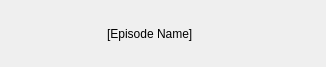
<?xml version="1.0" encoding="UTF-8"?>
<ui version="4.0">
 <class>EpisodeView</class>
 <widget class="QWidget" name="EpisodeView">
  <property name="geometry">
   <rect>
    <x>0</x>
    <y>0</y>
    <width>326</width>
    <height>63</height>
   </rect>
  </property>
  <property name="minimumSize">
   <size>
    <width>0</width>
    <height>0</height>
   </size>
  </property>
  <property name="maximumSize">
   <size>
    <width>16777215</width>
    <height>63</height>
   </size>
  </property>
  <property name="windowTitle">
   <string>Episode</string>
  </property>
  <layout class="QHBoxLayout" name="horizontalLayout">
   <item>
    <widget class="QLabel" name="episodeThumbnail">
     <property name="minimumSize">
      <size>
       <width>80</width>
       <height>45</height>
      </size>
     </property>
     <property name="maximumSize">
      <size>
       <width>80</width>
       <height>45</height>
      </size>
     </property>
     <property name="text">
      <string/>
     </property>
     <property name="scaledContents">
      <bool>false</bool>
     </property>
    </widget>
   </item>
   <item>
    <spacer name="horizontalSpacer">
     <property name="orientation">
      <enum>Qt::Horizontal</enum>
     </property>
     <property name="sizeType">
      <enum>QSizePolicy::Fixed</enum>
     </property>
     <property name="sizeHint" stdset="0">
      <size>
       <width>10</width>
       <height>20</height>
      </size>
     </property>
    </spacer>
   </item>
   <item>
    <widget class="QLabel" name="name">
     <property name="minimumSize">
      <size>
       <width>100</width>
       <height>45</height>
      </size>
     </property>
     <property name="maximumSize">
      <size>
       <width>16777215</width>
       <height>45</height>
      </size>
     </property>
     <property name="text">
      <string>[Episode Name]</string>
     </property>
    </widget>
   </item>
  </layout>
 </widget>
 <resources/>
 <connections/>
</ui>
